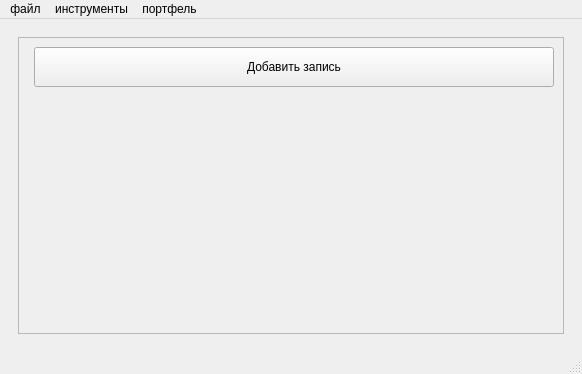
<?xml version="1.0" encoding="UTF-8"?>
<ui version="4.0">
 <class>MainWindow</class>
 <widget class="QMainWindow" name="MainWindow">
  <property name="geometry">
   <rect>
    <x>0</x>
    <y>0</y>
    <width>582</width>
    <height>374</height>
   </rect>
  </property>
  <property name="windowTitle">
   <string>MainWindow</string>
  </property>
  <widget class="QWidget" name="centralwidget">
   <layout class="QVBoxLayout" name="verticalLayout">
    <item>
     <widget class="QWidget" name="widget_2" native="true">
      <layout class="QHBoxLayout" name="horizontalLayout_2">
       <item>
        <widget class="QScrollArea" name="scrollArea">
         <property name="focusPolicy">
          <enum>Qt::StrongFocus</enum>
         </property>
         <property name="widgetResizable">
          <bool>true</bool>
         </property>
         <widget class="QWidget" name="scrollAreaWidgetContents">
          <property name="geometry">
           <rect>
            <x>0</x>
            <y>0</y>
            <width>544</width>
            <height>295</height>
           </rect>
          </property>
          <property name="sizePolicy">
           <sizepolicy hsizetype="Preferred" vsizetype="Preferred">
            <horstretch>0</horstretch>
            <verstretch>0</verstretch>
           </sizepolicy>
          </property>
          <layout class="QGridLayout" name="gridLayout">
           <item row="2" column="0">
            <layout class="QFormLayout" name="formLayout">
             <item row="1" column="1">
              <widget class="QPushButton" name="add">
               <property name="minimumSize">
                <size>
                 <width>0</width>
                 <height>40</height>
                </size>
               </property>
               <property name="focusPolicy">
                <enum>Qt::StrongFocus</enum>
               </property>
               <property name="contextMenuPolicy">
                <enum>Qt::DefaultContextMenu</enum>
               </property>
               <property name="layoutDirection">
                <enum>Qt::LeftToRight</enum>
               </property>
               <property name="text">
                <string>Добавить запись</string>
               </property>
              </widget>
             </item>
            </layout>
           </item>
          </layout>
         </widget>
        </widget>
       </item>
      </layout>
     </widget>
    </item>
   </layout>
  </widget>
  <widget class="QMenuBar" name="menubar">
   <property name="geometry">
    <rect>
     <x>0</x>
     <y>0</y>
     <width>582</width>
     <height>21</height>
    </rect>
   </property>
   <widget class="QMenu" name="menu">
    <property name="title">
     <string>файл</string>
    </property>
    <addaction name="action_6"/>
    <addaction name="action_8"/>
   </widget>
   <widget class="QMenu" name="menu_3">
    <property name="title">
     <string>инструменты</string>
    </property>
    <addaction name="action_9"/>
    <addaction name="action_10"/>
   </widget>
   <widget class="QMenu" name="menu_4">
    <property name="title">
     <string>портфель</string>
    </property>
    <addaction name="action_14"/>
   </widget>
   <addaction name="menu"/>
   <addaction name="menu_3"/>
   <addaction name="menu_4"/>
  </widget>
  <widget class="QStatusBar" name="statusbar"/>
  <action name="action_2">
   <property name="text">
    <string>нгл</string>
   </property>
  </action>
  <action name="action_5">
   <property name="text">
    <string>лджэдэджэдэдэъ</string>
   </property>
  </action>
  <action name="action_6">
   <property name="text">
    <string>о программе</string>
   </property>
  </action>
  <action name="action_7">
   <property name="text">
    <string>завершить</string>
   </property>
  </action>
  <action name="action_8">
   <property name="text">
    <string>инструкция</string>
   </property>
  </action>
  <action name="action_9">
   <property name="text">
    <string>заполнить данные</string>
   </property>
  </action>
  <action name="action_10">
   <property name="text">
    <string>стереть данные</string>
   </property>
  </action>
  <action name="action_11">
   <property name="text">
    <string>тест</string>
   </property>
  </action>
  <action name="action_12">
   <property name="text">
    <string>экспорт данных</string>
   </property>
  </action>
  <action name="action_13">
   <property name="text">
    <string>импорт даненых</string>
   </property>
  </action>
  <action name="action_14">
   <property name="text">
    <string>открыть</string>
   </property>
  </action>
 </widget>
 <resources/>
 <connections/>
</ui>
